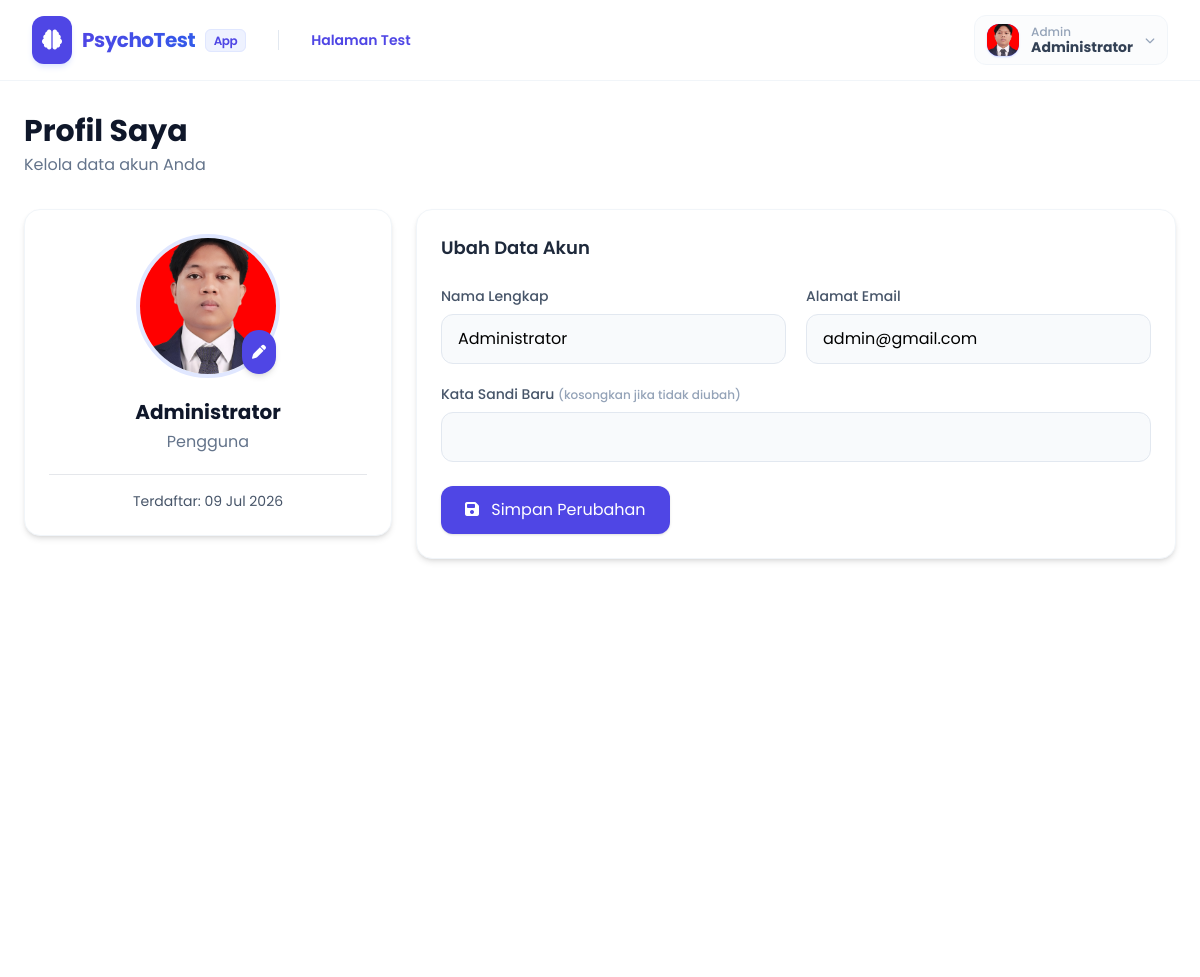
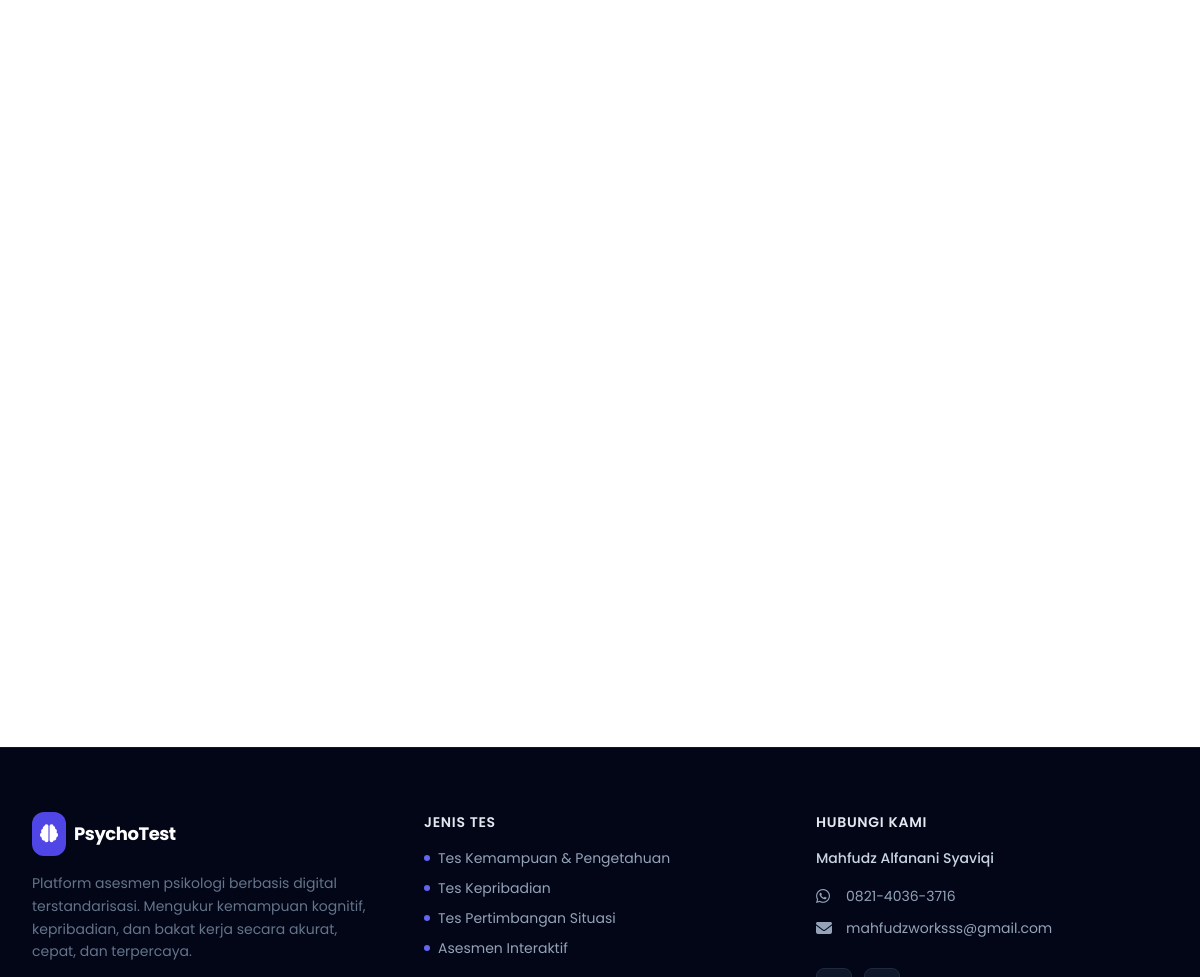
The app's page /user/profile.php (signed in) with its own data (2 pictures, top to bottom).
### tables this page shows
CREATE TABLE `users` (
  `id` int NOT NULL,
  `fullname` varchar(100) NOT NULL,
  `email` varchar(100) NOT NULL,
  `password` varchar(255) NOT NULL,
  `role` enum('admin','peserta') DEFAULT 'peserta',
  `status` enum('active','inactive') DEFAULT 'active',
  `created_at` timestamp NULL DEFAULT CURRENT_TIMESTAMP,
  `profile_pic` varchar(255) DEFAULT 'default.png'
);

### user/profile.php (the view, shortened to what this page needs)
<?php
include "../config/database.php";
include "../includes/header.php";
include "../includes/navbar_user.php";
$user_id = (int)$_SESSION['id'];
$query = mysqli_query($conn, "SELECT * FROM users WHERE id = '$user_id' LIMIT 1");
$user = mysqli_fetch_assoc($query);
$foto = !empty($user['profile_pic'])
  ? "profiles/" . $user['profile_pic']
  : "../assets/images/default.png";
?>
<div class="min-h-[80vh] px-4 pt-4 lg:pt-8 pb-12">
  <div class="max-w-6xl mx-auto">
    <div class="mb-8">
      <h1 class="text-3xl font-bold text-slate-900">Profil Saya</h1>
      <p class="text-slate-500 mt-1">Kelola data akun Anda</p>
    </div>
    <div class="grid grid-cols-1 lg:grid-cols-3 gap-6">
      <div class="lg:col-span-1">
        <div class="bg-white rounded-2xl shadow-md p-6 text-center border border-slate-100 hover:shadow-lg transition-shadow">
          <div class="relative w-36 h-36 mx-auto mb-5">
            <img src="<?= htmlspecialchars($foto) ?>" alt="Foto Profil" class="w-full h-full object-cover rounded-full border-4 border-indigo-100">
            <button type="button" onclick="document.getElementById('inputFoto').click()" class="absolute bottom-1 right-1 bg-indigo-600 hover:bg-indigo-700 text-white p-2.5 rounded-full shadow-md">
              <i class="fa-solid fa-pen text-sm"></i>
            </button>
          </div>
          <h3 class="text-xl font-bold text-slate-900"><?= htmlspecialchars($user['fullname']) ?></h3>
          <p class="text-slate-500 mt-1">Pengguna</p>
          <div class="mt-5 pt-4 border-t text-sm text-slate-600">
            Terdaftar: <?= date('d M Y', strtotime($user['created_at'])) ?>
          </div>
        </div>
      </div>
      <div class="lg:col-span-2">
        <div class="bg-white rounded-2xl shadow-md p-6 border border-slate-100 hover:shadow-lg transition-shadow">
          <h4 class="text-lg font-semibold text-slate-800 mb-6">Ubah Data Akun</h4>
          <form action="profile_update.php" method="POST" enctype="multipart/form-data">
            <div class="grid grid-cols-1 md:grid-cols-2 gap-5 mb-5">
              <div>
                <label class="block text-sm font-medium text-slate-600 mb-2">Nama Lengkap</label>
                <input type="text" name="fullname" value="<?= htmlspecialchars($user['fullname']) ?>" required class="w-full px-4 py-3 border border-slate-200 rounded-xl bg-slate-50 focus:bg-white focus:border-indigo-500 focus:outline-none">
              </div>
              <div>
                <label class="block text-sm font-medium text-slate-600 mb-2">Alamat Email</label>
                <input type="email" name="email" value="<?= htmlspecialchars($user['email']) ?>" required class="w-full px-4 py-3 border border-slate-200 rounded-xl bg-slate-50 focus:bg-white focus:border-indigo-500 focus:outline-none">
              </div>
            </div>
            <div class="mb-6">
              <label class="block text-sm font-medium text-slate-600 mb-2">Kata Sandi Baru <span class="text-xs text-slate-400">(kosongkan jika tidak diubah)</span></label>
              <input type="password" name="password" class="w-full px-4 py-3 border border-slate-200 rounded-xl bg-slate-50 focus:bg-white focus:border-indigo-500 focus:outline-none">
            </div>
            <button type="submit" class="bg-indigo-600 hover:bg-indigo-700 text-white px-6 py-3 rounded-xl shadow">
              <i class="fa-solid fa-save mr-2"></i> Simpan Perubahan
            </button>
          </form>
        </div>
      </div>
    </div>
  </div>
</div>
<?php include "../includes/footer.php"; ?>

### includes/navbar_user.php (shortened to what this page needs)
<?php
include __DIR__ . "/../config/database.php";
$fullname = isset($_SESSION['fullname']) ? $_SESSION['fullname'] : 'User';
$role = isset($_SESSION['role']) ? $_SESSION['role'] : 'user';
$user_id = isset($_SESSION['id']) ? (int)$_SESSION['id'] : 0;
$profile_pic = "";
if ($user_id > 0) {
  $query = mysqli_query($conn, "SELECT profile_pic FROM users WHERE id = '$user_id' LIMIT 1");
  $data = mysqli_fetch_assoc($query);
  if (!empty($data['profile_pic'])) {
    $profile_pic = "/user/profiles/" . $data['profile_pic'];
  }
}
$dashboardLink = ($role === 'admin') ? '/admin/dashboard.php' : '/user/dashboard.php';
?>
<nav class="bg-white/90 backdrop-blur-md border-b border-slate-100 sticky top-0 z-50">
  <div class="max-w-7xl mx-auto px-4 sm:px-6 lg:px-8">
    <div class="flex items-center justify-between h-20">
      <div class="flex items-center gap-8">
        <a href="<?= $dashboardLink ?>" class="flex items-center gap-2.5 group">
          <div class="bg-indigo-600 text-white p-2.5 rounded-xl shadow-md shadow-indigo-100 group-hover:bg-indigo-700 transition-colors">
            <i class="fa-solid fa-brain text-xl"></i>
          </div>
          <span class="text-xl font-bold tracking-tight bg-gradient-to-r from-indigo-600 to-blue-600 bg-clip-text text-transparent">
            PsychoTest <span class="text-xs font-semibold px-2 py-0.5 bg-indigo-50 text-indigo-600 rounded-md border border-indigo-100 ml-1.5 align-middle">App</span>
          </span>
        </a>
        <div class="hidden md:flex items-center gap-6 border-l border-slate-200 pl-8">
          <a href="<?= $dashboardLink ?>" class="text-sm font-semibold text-indigo-600">Halaman Test</a>
        </div>
      </div>
      <div class="hidden md:flex items-center">
        <div class="relative">
          <button id="user-menu-btn" class="flex items-center gap-3 px-3 py-2 rounded-xl border border-slate-100 bg-slate-50/50 hover:bg-slate-50 transition-all focus:outline-none group">
            <?php if (!empty($profile_pic)): ?>
              <div class="w-8 h-8 rounded-xl bg-indigo-600 text-white flex items-center justify-center font-bold text-sm shadow-sm shadow-indigo-200 overflow-hidden">
                <img src="<?= htmlspecialchars($profile_pic) ?>" alt="Foto Profil" class="w-full h-full object-cover">
              </div>
            <?php else: ?>
              <div class="w-8 h-8 rounded-xl bg-indigo-600 text-white flex items-center justify-center font-bold text-sm shadow-sm shadow-indigo-200 uppercase">
                <?= substr(htmlspecialchars($fullname), 0, 1) ?>
              </div>
            <?php endif; ?>
            <div class="text-left hidden sm:block">
              <p class="text-xs font-medium text-slate-400 capitalize leading-none mb-0.5"><?= htmlspecialchars($role) ?></p>
              <p class="text-sm font-bold text-slate-700 leading-none"><?= htmlspecialchars($fullname) ?></p>
            </div>
            <i class="fa-solid fa-chevron-down text-[10px] text-slate-400 group-hover:text-slate-600 transition-transform duration-200" id="user-arrow"></i>
          </button>
        </div>
      </div>
    </div>
  </div>
</nav>

### assets/css/style.css (style rules this page uses)
html { scroll-behavior:smooth; }
body { font-family:Poppins,sans-serif; }
img { max-width:100%; }
.shadow { transition:.3s; }

### records on screen
users: profile_pic (picture), fullname "Administrator", created_at "09 Jul 2026", email "admin@gmail.com"

### other values on screen
$role "Admin"
$fullname "Administrator"
